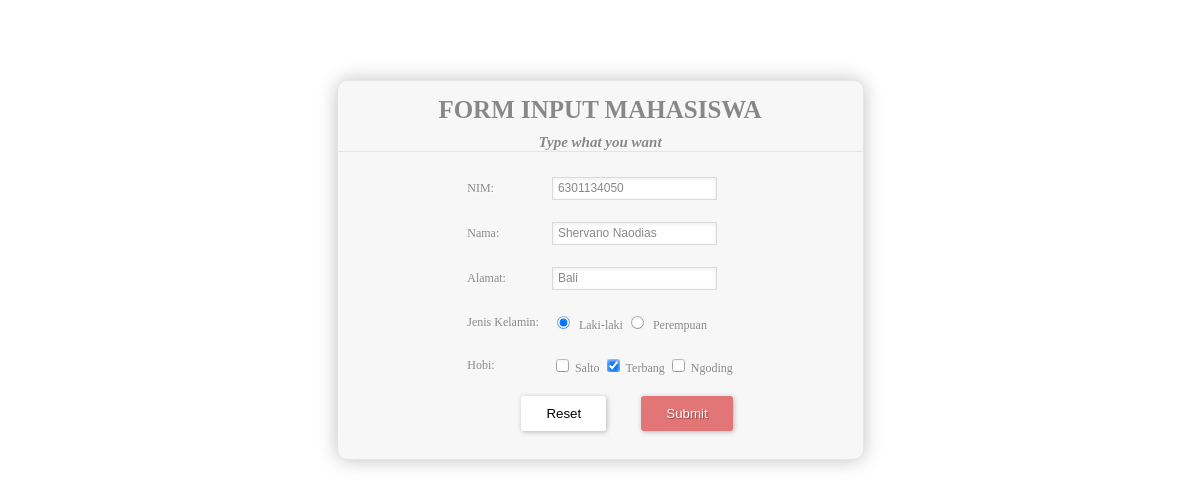
Page /view/form_updatemahasiswa.php?nim=6301134050 (signed in) on the committed database.
### tables this page shows
CREATE TABLE IF NOT EXISTS `mahasiswa` (
  `nim` varchar(15) NOT NULL,
  `nama` varchar(100) NOT NULL,
  `alamat` varchar(100) NOT NULL,
  `jenisKelamin` varchar(100) NOT NULL,
  `hobi` varchar(100) NOT NULL
);

### model/database.php (called while the page is built, shortened)
<?php
	class database {
		public $query;
		public $tabel;
		public $conn;
			function __construct() {
				$this->conn= mysql_connect('mysql.idhostinger.com','u665316764_dbmhs','kudo19');
			}
			function setTabel($tabel){
				$this->tabel=$tabel;
			}
			function eksQuery(){
				$parsing = mysql_query($this->query,$this->conn);
				return $parsing;
			}
			function get_data($where='',$order=''){
				$this->query = "select * from ".$this->tabel;
				if ($where!='') {
					$this->query.=" where ".$where;
				}
				$hasil = $this->eksQuery();
				return $hasil;
			}
	}
?>

### controller/mahasiswa.php (called while the page is built, shortened)
<?php
	include '../model/database.php';
	class mahasiswa extends database{
		function view_data_mahasiswa($nim=''){
			if ($nim!='' ) {
				$where="nim='".$nim."'";
			}else{
				$where ="";
			}
			$hasil = $this->get_data($where);
			$i =0;
			while (($row = mysql_fetch_array($hasil))!= false) {
				$data[$i]['nim']=$row[0];
				$data[$i]['nama']=$row[1];
				$data[$i]['alamat']=$row[2];
				$data[$i]['jenisKelamin']=$row[3];
				$data[$i]['hobi']=$row[4];
				$i++;
			}
			return $data;
		}
	}
?>

### view/form_updatemahasiswa.php (the view, shortened to what this page needs)
<!DOCTYPE html>
<?php
	include '../controller/mahasiswa.php';
	$proses = new mahasiswa();
?>
<html>
	<head>
		<link href="../assets/style2.css" rel="stylesheet" />
	</head>
	<body style="margin-top: 80px;">
		<?php
			if(isset($_GET['nim']))
			{
        		$data = $proses->view_data_mahasiswa($_GET['nim']);
				$checked = explode(", ",$data[0]['hobi']);
			}
		?>
		<center>
			<form method="post" action="">
				<h1>FORM INPUT MAHASISWA</h1>
				<h2>Type what you want</h2>
				<table>
					<tr>
						<td><label for="nim">NIM:</label></td>
						<td>
							<input type="text" name="nim" readonly="readonly"  value="<?php echo $data[0]['nim']?>">
						</td>
					</tr>
					<tr>
						<td><label for="nama">Nama:</label></td>
						<td>
							<input type="text" name="nama" value="<?php echo $data[0]['nama']?>">
						</td>
					</tr>
					<tr>
						<td><label for="alamat">Alamat:</label></td>
						<td>
							<input type="text" name="alamat" value="<?php echo $data[0]['alamat']?>">
						</td>
					</tr>
					<tr>
						<td><label for="jenisKelamin">Jenis Kelamin:</label></td>
						<td>
							<input type="radio" name="jenisKelamin" value="Laki-laki" <?php if($data[0]['jenisKelamin'] == 'Laki-laki') {echo "checked";}?> /> Laki-laki
							<input type="radio" name="jenisKelamin" value="Perempuan" <?php if($data[0]['jenisKelamin'] == 'Perempuan') {echo "checked";}?>/> Perempuan
						</td>
					</tr>
					<tr>
						<td><label for="hobi">Hobi:</label></td>
						<td>
							<input type="checkbox" name="hobi[]" value="Salto" <?php if(in_array("Salto",$checked)){ echo "checked";}?>>Salto
							<input type="checkbox" name="hobi[]" value="Terbang" <?php if(in_array("Terbang",$checked)){ echo "checked";}?>>Terbang
							<input type="checkbox" name="hobi[]" value="Ngoding" <?php if(in_array("Ngoding",$checked)){ echo "checked";}?>>Ngoding
						</td>
					</tr>
					<tr>
						<td colspan="2"><button type="submit" value="submit" name="submit">Submit</button><button type="reset" >Reset</button></td>
					</tr>
				</table>
			</form>
		</center>
	</body>
</html>

### assets/style2.css (style rules this page uses)
h1 { font-size: 25px; display: block; margin: -10px -15px 20px -10px; color: #888; }
h2 { font-style:italic; font-size: 15px; display: block; border-bottom:1px solid #E4E4E4; margin: -10px -15px 20px -10px; color: #888; }
form { margin-left:auto; margin-right:auto; max-width: 500px; background: #F7F7F7; padding: 25px 15px 25px 10px; font: 12px Georgia, "Times New Roman", Times, serif; color: #888; text-shadow: 1px 1px 1px #FFF; border:1px solid #E4E4E4; -webkit-border-radius: 10px; -webkit-box-shadow: rgba(187, 187, 187, 1) 0 0px 20px -1px; }
label { display: block; margin-bottom: 16px; margin-right: 6px; margin-top: 2px; padding: 3px 3px 3px 5px; }
input { border: 1px solid #DADADA; color: #888; margin-bottom: 16px; margin-right: 6px; margin-top: 2px; padding: 3px 3px 3px 5px; font-size: 12px; line-height:15px; box-shadow: inset 0px 1px 4px #ECECEC; -moz-box-shadow: inset 0px 1px 4px #ECECEC; -webkit-box-shadow: inset 0px 1px 4px #ECECEC; }
button[type="submit"] { background: #E27575; border: none; padding: 10px 25px 10px 25px; color: #FFF; box-shadow: 1px 1px 5px #B6B6B6; border-radius: 3px; text-shadow: 1px 1px 1px #9E3F3F; cursor: pointer; float: right; }
button[type="reset"] { background: white; border: none; padding: 10px 25px 10px 25px; color: black; box-shadow: 1px 1px 5px #B6B6B6; border-radius: 3px; text-shadow: 1px 1px 1px white; cursor: pointer; float: right; margin-right: 35px; }

### rows in the picture
mahasiswa: nim "6301134050", nama "Shervano Naodias", alamat "Bali", jenisKelamin "☑", hobi "☑"
